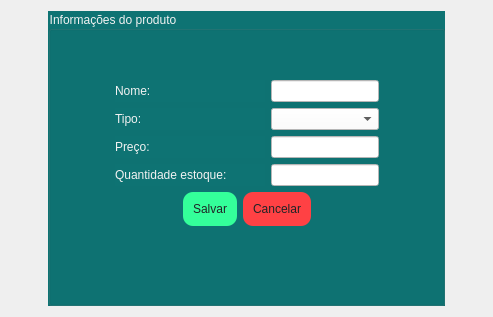
<?xml version="1.0" encoding="UTF-8"?>
<ui version="4.0">
 <class>Form</class>
 <widget class="QWidget" name="Form">
  <property name="geometry">
   <rect>
    <x>0</x>
    <y>0</y>
    <width>493</width>
    <height>317</height>
   </rect>
  </property>
  <property name="windowTitle">
   <string>Form</string>
  </property>
  <property name="styleSheet">
   <string notr="true">color: rgb(111, 238, 244);
color: rgb(27, 56, 79);</string>
  </property>
  <layout class="QHBoxLayout" name="horizontalLayout_8">
   <item>
    <layout class="QHBoxLayout" name="horizontalLayout_7">
     <item>
      <spacer name="horizontalSpacer_3">
       <property name="orientation">
        <enum>Qt::Horizontal</enum>
       </property>
       <property name="sizeHint" stdset="0">
        <size>
         <width>37</width>
         <height>17</height>
        </size>
       </property>
      </spacer>
     </item>
     <item>
      <widget class="QGroupBox" name="groupBox">
       <property name="sizePolicy">
        <sizepolicy hsizetype="Fixed" vsizetype="Fixed">
         <horstretch>40</horstretch>
         <verstretch>40</verstretch>
        </sizepolicy>
       </property>
       <property name="maximumSize">
        <size>
         <width>1000</width>
         <height>1000</height>
        </size>
       </property>
       <property name="styleSheet">
        <string notr="true">background-color:#0E7373;
font: 75 10pt &quot;MS Shell Dlg 2&quot;;
color: #F2F2F2;

</string>
       </property>
       <property name="title">
        <string>Informações do produto</string>
       </property>
       <layout class="QHBoxLayout" name="horizontalLayout_6">
        <item>
         <layout class="QVBoxLayout" name="verticalLayout_2">
          <item>
           <layout class="QHBoxLayout" name="horizontalLayout_5">
            <item>
             <spacer name="horizontalSpacer_6">
              <property name="orientation">
               <enum>Qt::Horizontal</enum>
              </property>
              <property name="sizeHint" stdset="0">
               <size>
                <width>40</width>
                <height>20</height>
               </size>
              </property>
             </spacer>
            </item>
            <item>
             <layout class="QVBoxLayout" name="verticalLayout">
              <item>
               <spacer name="verticalSpacer_2">
                <property name="orientation">
                 <enum>Qt::Vertical</enum>
                </property>
                <property name="sizeHint" stdset="0">
                 <size>
                  <width>20</width>
                  <height>40</height>
                 </size>
                </property>
               </spacer>
              </item>
              <item>
               <layout class="QHBoxLayout" name="horizontalLayout_2">
                <item>
                 <widget class="QLabel" name="nome_lbl">
                  <property name="sizePolicy">
                   <sizepolicy hsizetype="Preferred" vsizetype="Preferred">
                    <horstretch>0</horstretch>
                    <verstretch>0</verstretch>
                   </sizepolicy>
                  </property>
                  <property name="minimumSize">
                   <size>
                    <width>150</width>
                    <height>0</height>
                   </size>
                  </property>
                  <property name="styleSheet">
                   <string notr="true"/>
                  </property>
                  <property name="text">
                   <string>Nome:</string>
                  </property>
                 </widget>
                </item>
                <item>
                 <widget class="QLineEdit" name="nome">
                  <property name="styleSheet">
                   <string notr="true">background-color: rgb(255, 255, 255);
font: 9pt &quot;Tahoma&quot;;
color: rgb(0, 0, 0);</string>
                  </property>
                 </widget>
                </item>
               </layout>
              </item>
              <item>
               <layout class="QHBoxLayout" name="horizontalLayout_3">
                <item>
                 <widget class="QLabel" name="tipo_lbl">
                  <property name="minimumSize">
                   <size>
                    <width>150</width>
                    <height>0</height>
                   </size>
                  </property>
                  <property name="styleSheet">
                   <string notr="true"/>
                  </property>
                  <property name="text">
                   <string>Tipo:</string>
                  </property>
                 </widget>
                </item>
                <item>
                 <widget class="QComboBox" name="comboBox_prod">
                  <property name="styleSheet">
                   <string notr="true">background-color: rgb(255, 255, 255);
color: rgb(0, 0, 0);</string>
                  </property>
                 </widget>
                </item>
               </layout>
              </item>
              <item>
               <layout class="QHBoxLayout" name="horizontalLayout_9">
                <item>
                 <widget class="QLabel" name="preco_lbl">
                  <property name="minimumSize">
                   <size>
                    <width>150</width>
                    <height>0</height>
                   </size>
                  </property>
                  <property name="styleSheet">
                   <string notr="true"/>
                  </property>
                  <property name="text">
                   <string>Preço:</string>
                  </property>
                 </widget>
                </item>
                <item>
                 <widget class="QLineEdit" name="preco">
                  <property name="styleSheet">
                   <string notr="true">background-color: rgb(255, 255, 255);
color: rgb(0, 0, 0);
font: 9pt &quot;Tahoma&quot;;</string>
                  </property>
                 </widget>
                </item>
               </layout>
              </item>
              <item>
               <layout class="QHBoxLayout" name="horizontalLayout_4">
                <item>
                 <widget class="QLabel" name="estoque_lbl">
                  <property name="minimumSize">
                   <size>
                    <width>150</width>
                    <height>0</height>
                   </size>
                  </property>
                  <property name="styleSheet">
                   <string notr="true"/>
                  </property>
                  <property name="text">
                   <string>Quantidade estoque:</string>
                  </property>
                 </widget>
                </item>
                <item>
                 <widget class="QLineEdit" name="estoque">
                  <property name="styleSheet">
                   <string notr="true">background-color: rgb(255, 255, 255);
color: rgb(0, 0, 0);
font: 9pt &quot;Tahoma&quot;;</string>
                  </property>
                 </widget>
                </item>
               </layout>
              </item>
              <item>
               <layout class="QHBoxLayout" name="horizontalLayout">
                <item>
                 <spacer name="horizontalSpacer">
                  <property name="orientation">
                   <enum>Qt::Horizontal</enum>
                  </property>
                  <property name="sizeHint" stdset="0">
                   <size>
                    <width>40</width>
                    <height>20</height>
                   </size>
                  </property>
                 </spacer>
                </item>
                <item>
                 <widget class="QPushButton" name="salvar_btn">
                  <property name="styleSheet">
                   <string notr="true">background-color: rgb(52, 255, 154);
color: #202426;
padding:10px;
border-radius:10px;
font: 11pt &quot;Impact&quot;;</string>
                  </property>
                  <property name="text">
                   <string>Salvar</string>
                  </property>
                 </widget>
                </item>
                <item>
                 <widget class="QPushButton" name="cancelar_btn">
                  <property name="styleSheet">
                   <string notr="true">background-color: rgb(255, 65, 68);
font: 11pt &quot;Impact&quot;;
color: #202426;
padding:10px;
border-radius:10px;</string>
                  </property>
                  <property name="text">
                   <string>Cancelar</string>
                  </property>
                 </widget>
                </item>
                <item>
                 <spacer name="horizontalSpacer_2">
                  <property name="orientation">
                   <enum>Qt::Horizontal</enum>
                  </property>
                  <property name="sizeHint" stdset="0">
                   <size>
                    <width>40</width>
                    <height>20</height>
                   </size>
                  </property>
                 </spacer>
                </item>
               </layout>
              </item>
             </layout>
            </item>
            <item>
             <spacer name="horizontalSpacer_5">
              <property name="orientation">
               <enum>Qt::Horizontal</enum>
              </property>
              <property name="sizeHint" stdset="0">
               <size>
                <width>37</width>
                <height>17</height>
               </size>
              </property>
             </spacer>
            </item>
           </layout>
          </item>
          <item>
           <spacer name="verticalSpacer">
            <property name="orientation">
             <enum>Qt::Vertical</enum>
            </property>
            <property name="sizeHint" stdset="0">
             <size>
              <width>20</width>
              <height>40</height>
             </size>
            </property>
           </spacer>
          </item>
         </layout>
        </item>
       </layout>
      </widget>
     </item>
     <item>
      <spacer name="horizontalSpacer_4">
       <property name="orientation">
        <enum>Qt::Horizontal</enum>
       </property>
       <property name="sizeHint" stdset="0">
        <size>
         <width>37</width>
         <height>17</height>
        </size>
       </property>
      </spacer>
     </item>
    </layout>
   </item>
  </layout>
 </widget>
 <resources/>
 <connections/>
</ui>
